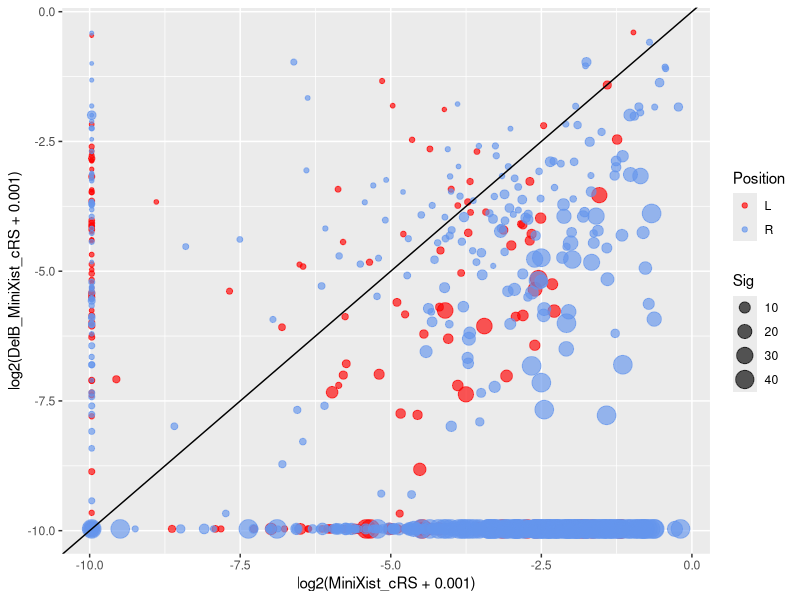

The R source for this figure:



data <- read.table("Chr11_CellLines_comm2_RS_Pvalue.txt", header = TRUE, sep = "\t")


data$site = ceiling(data$TSSStart/1000000)

for(i in 1:max(data$site)){
	print(c(i, median(data[data$site==i,]$MiniXist_cRS),  median(data[data$site==i,]$DelBMiniXist_cRS)), quote=F)
}

library(ggplot2)
data$site2=ifelse(data$site<=61,"L", "R")
p<-ggplot(data, aes(x=log2(MiniXist_cRS+0.001), y=log2(DelB_MiniXist_cRS+0.001), size = Sig, colour=site2)) +geom_point(alpha=0.65) + scale_color_manual('Position', values=c("red","cornflowerblue")) + geom_abline(intercept=0,slope=1)

